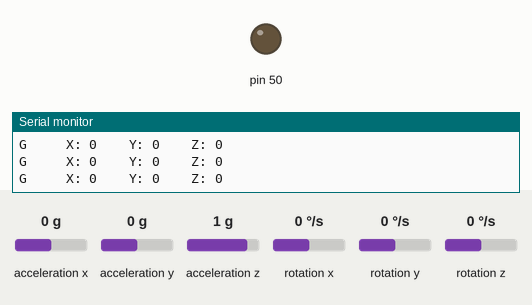
Recording of a sketch running on a simulated Arduino Mega 2560, built with avr-gcc and run on an emulated ATmega2560. On the bench: output pins drawn as LEDs (lit = HIGH), the last lines printed to the serial monitor. Inputs (shaded band) come from the test bench; at power-on: rotation x 0 °/s, acceleration x 0 g, acceleration y 0 g, acceleration z 1 g, rotation y 0 °/s, rotation z 0 °/s.

Above: at 1.2 s.
1.3 s: rotation x set to -173 °/s
4.3 s: rotation x set to -182 °/s
At 5.0 s:
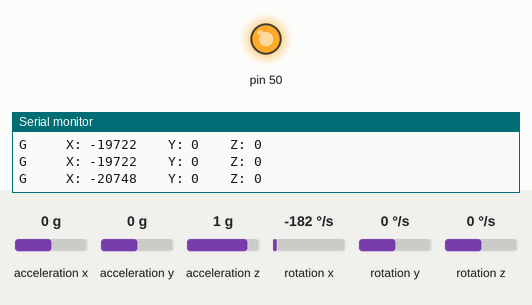
5.8 s: rotation x set to 100 °/s
At 6.6 s:
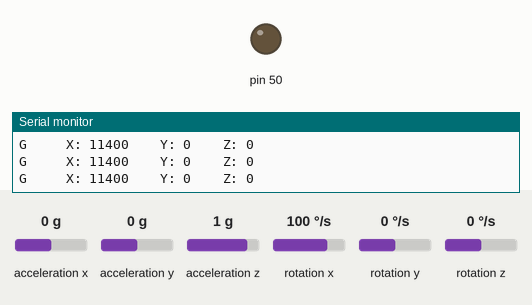
7.8 s: rotation x set to -192 °/s
At 9.0 s:
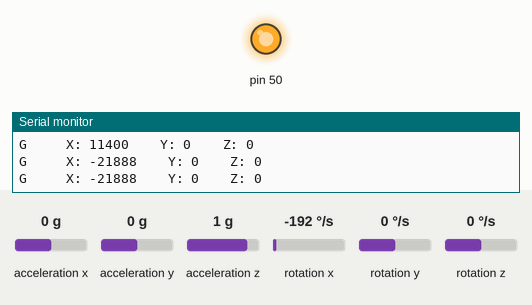
Timing chart, 0 to 10.3 s (numbered marks = the images above; inputs shaded):
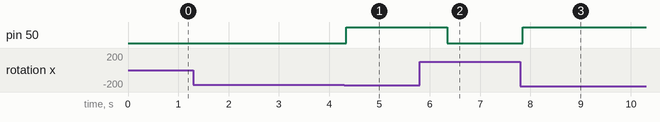

The sketch:

Sensor_Giroscopio.ino
```cpp
#include <Wire.h>
#include <L3G.h>

L3G gyro;

int rate = 20000;

void setup() {
  Serial.begin(9600);
  Wire.begin();

  if (!gyro.init())
  {
    Serial.println("Failed to autodetect gyro type!");
    while (1);
  }
  pinMode(50, OUTPUT);
  gyro.enableDefault();
}

void loop() {
  gyro.read();

  int x = (int)gyro.g.x;
  int z = (int)gyro.g.z;
  int y = (int)gyro.g.y;

  Serial.print("G ");
  Serial.print("\t\tX: ");
  Serial.print(x);
  Serial.print("\t\tY: ");
  Serial.print(y);
  Serial.print("\t\tZ: ");
  Serial.println(z);

  if(
    x > rate || x < -rate ||
    z > rate || z < -rate ||
    y > rate || y < -rate
  ) {
    digitalWrite(50,HIGH);
    delay(1000);
  } else {
    digitalWrite(50,LOW);
  }

}
```

Measured:
- the behaviour switches between -175 and -176 °/s on rotation x (found by bisection; images 0 and 1)
- after the input at 4.3 s, pin 50: LOW → HIGH at once
- after the input at 5.8 s, pin 50: HIGH → LOW after 0.54 s
- after the input at 7.8 s, pin 50: LOW → HIGH at once
